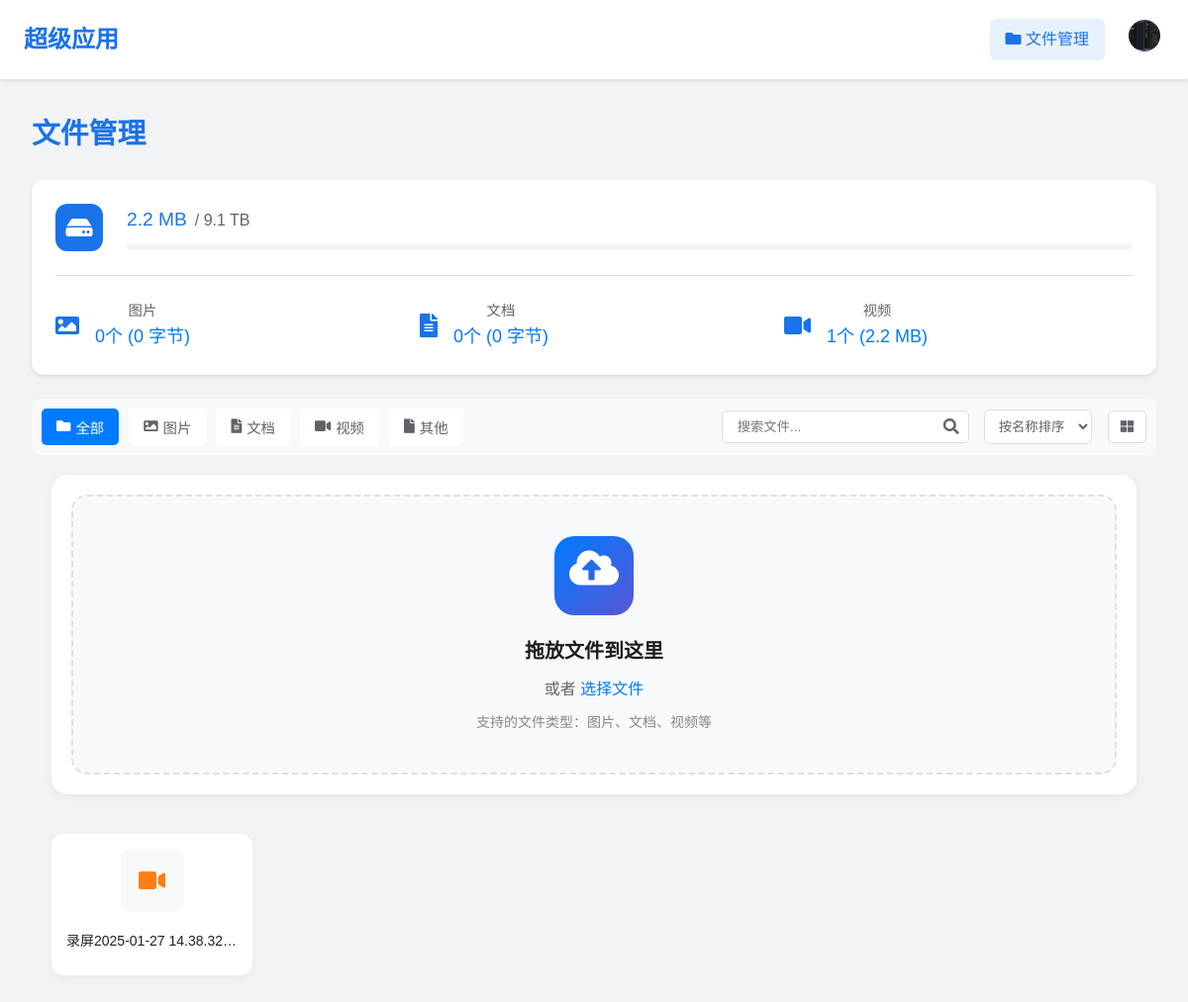
The page /files/ (signed in) on the database as committed earlier.
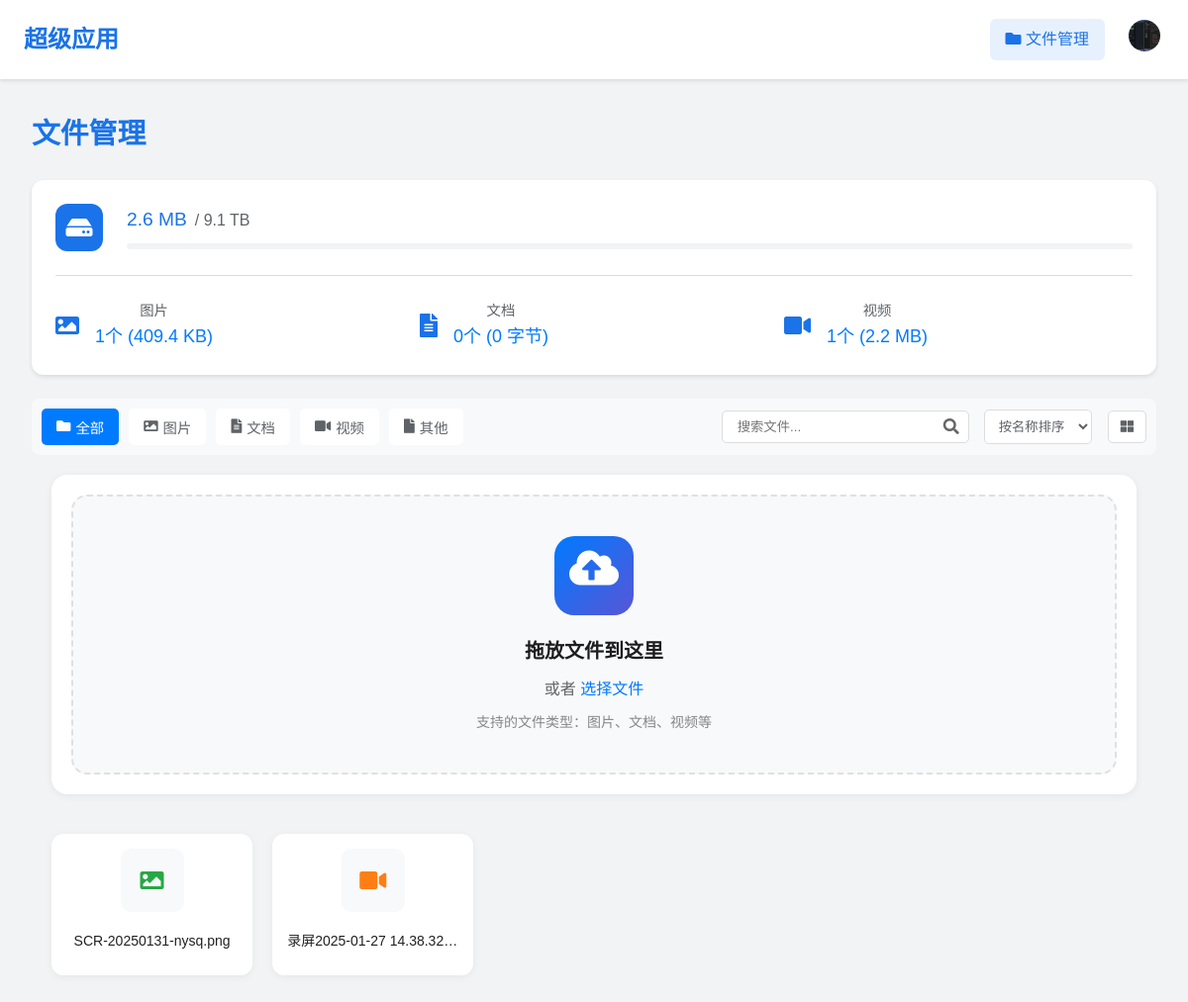
The same page on the database as committed later.
### accounts/models.py (models this page shows, shortened)
class CustomUser(AbstractUser):
    phone_number = models.CharField(
        '手机号码',
        max_length=11,
        unique=True,
        validators=[
            RegexValidator(
                regex=r'^1[3-9]\d{9}$',
                message='请输入有效的手机号码（11位数字，以1开头）'
            )
        ]
    )
    birthday = models.DateField('出生日期', null=True, blank=True)
    avatar = models.ImageField('头像', upload_to='avatars/', null=True, blank=True)
    real_name = models.CharField('真实姓名', max_length=50, blank=True)
    registration_ip = models.GenericIPAddressField(
        '注册IP',
        null=True,
        blank=True,
        help_text='用户注册时的IP地址'
    )
    USERNAME_FIELD = 'phone_number'
    REQUIRED_FIELDS = ['username']
    class Meta:
        verbose_name = '用户'
        verbose_name_plural = '用户'

### files/models.py (models this page shows, shortened)
class UserStorageQuota(models.Model):
    user = models.OneToOneField(
        settings.AUTH_USER_MODEL,
        on_delete=models.CASCADE,
        related_name='storage_quota'
    )
    max_storage = models.BigIntegerField(default=settings.MAX_USER_STORAGE)
    used_storage = models.BigIntegerField(default=0)
    def get_used_storage(self):
        return self.used_storage
    def get_readable_quota(self):
        def format_size(size):
            for unit in ['B', 'KB', 'MB', 'GB', 'TB']:
                if size < 1024.0:
                    return f"{size:.1f} {unit}"
                size /= 1024.0
            return f"{size:.1f} PB"
        return format_size(self.max_storage)
    def get_storage_usage_percent(self):
        if self.max_storage == 0:
            return 100
        return (self.used_storage / self.max_storage) * 100

class UserFile(models.Model):
    FILE_TYPES = (
        ('image', '图片'),
        ('document', '文档'),
        ('video', '视频'),
        ('other', '其他')
    )
    def get_upload_path(instance, filename):
        """为每个文件生成唯一的上传路径"""
        ext = os.path.splitext(filename)[1]
        unique_filename = f"{uuid.uuid4().hex}{ext}"
        return os.path.join('users', str(instance.user.id), instance.file_type, unique_filename)
    user = models.ForeignKey(settings.AUTH_USER_MODEL, on_delete=models.CASCADE, related_name='files')
    file = models.FileField(
        upload_to=get_upload_path,
    )
    file_type = models.CharField(max_length=20, choices=FILE_TYPES)
    original_name = models.CharField(max_length=255)
    file_size = models.BigIntegerField()
    uploaded_at = models.DateTimeField(auto_now_add=True)
    description = models.TextField(blank=True)
    is_public = models.BooleanField(default=False)
    class Meta:
        ordering = ['-uploaded_at']
        verbose_name = '用户文件'
        verbose_name_plural = '用户文件'
    def get_icon_class(self):
        icon_map = {
            'image': 'fa-image',
            'document': 'fa-file-alt',
            'video': 'fa-video',
            'other': 'fa-file'
        }
        return icon_map.get(self.file_type, 'fa-file')

### files/views.py (the view)
# urls.py: path('', FileListView.as_view(), name='file_list'),
class FileListView(LoginRequiredMixin, ListView):
    model = UserFile
    template_name = 'files/file_list.html'
    context_object_name = 'files'
    def get_queryset(self):
        return UserFile.objects.filter(user=self.request.user)
    def get_context_data(self, **kwargs):
        context = super().get_context_data(**kwargs)
        user_files = self.get_queryset()
        context['image_count'] = user_files.filter(file_type='image').count()
        context['document_count'] = user_files.filter(file_type='document').count()
        context['video_count'] = user_files.filter(file_type='video').count()
        context['image_size'] = user_files.filter(file_type='image').aggregate(Sum('file_size'))['file_size__sum'] or 0
        context['document_size'] = user_files.filter(file_type='document').aggregate(Sum('file_size'))['file_size__sum'] or 0
        context['video_size'] = user_files.filter(file_type='video').aggregate(Sum('file_size'))['file_size__sum'] or 0
        return context

### templates/files/file_list.html (shortened to what the changed rows need)
{% extends "base.html" %}
{% load static %}
{% block extra_css %}
<link href="https://cdnjs.cloudflare.com/ajax/libs/font-awesome/5.15.4/css/all.min.css" rel="stylesheet">
<link href="{% static 'css/file_manager.css' %}" rel="stylesheet">
{% endblock %}
{% block content %}
<div class="file-manager">
    <div class="file-header">
        <h1>文件管理</h1>
    </div>
    <div class="storage-info">
        <div class="storage-overview">
            <div class="storage-details">
                <div class="storage-text">
                    <span class="storage-used">{{ request.user.storage_quota.get_used_storage|filesizeformat }}</span>
                    <span class="storage-total">/ {{ request.user.storage_quota.get_readable_quota }}</span>
                </div>
            </div>
        </div>
        <div class="storage-stats">
            <div class="stat-item">
                <div class="stat-info">
                    <span class="stat-label">图片</span>
                    <span class="stat-value">{{ image_count }}个 ({{ image_size|filesizeformat }})</span>
                </div>
            </div>
        </div>
    </div>
    <div class="file-list">
        {% for file in files %}
        <div class="file-item" data-type="{{ file.file_type }}" data-date="{{ file.uploaded_at|date:'Y-m-d H:i' }}" data-size="{{ file.file_size }}">
            <div class="file-icon" data-type="{{ file.file_type }}" onclick="previewFile('{{ file.file.url }}', '{{ file.file_type }}', '{{ file.original_name|escapejs }}')">
                <i class="fas {{ file.get_icon_class }}"></i>
            </div>
            <div class="file-name" title="{{ file.original_name }}">{{ file.original_name }}</div>
        </div>
        {% empty %}
        <div class="no-files">
            <i class="fas fa-folder-open"></i>
            <p>还没有上传任何文件</p>
        </div>
        {% endfor %}
    </div>
</div>
{% endblock %}

### templates/base.html (shortened to what this page needs)
<!DOCTYPE html>
<html lang="zh">
<head>
    {% block extra_css %}{% endblock %}
</head>
<body>
    {% if user.is_authenticated %}
    <header class="nav-header">
        <div class="nav-container">
            <a href="{% url 'home' %}" class="nav-brand">超级应用</a>
            <nav class="nav-menu">
                <a href="{% url 'files:file_list' %}" class="nav-link {% if request.resolver_match.url_name == 'file_list' %}active{% endif %}">
                    <i class="fas fa-folder"></i> 文件管理
                </a>
                <div class="user-menu-container">
                    <div class="user-menu-trigger">
                        {% if user.avatar %}
                            <img src="{{ user.avatar.url }}" alt="头像" class="user-avatar">
                        {% else %}
                            <div class="user-avatar-placeholder">{{ user.username|first|upper }}</div>
                        {% endif %}
                    </div>
                </div>
            </nav>
        </div>
    </header>
    {% endif %}
    {% block content %}{% endblock %}
</body>
</html>

Rows that differ between the two databases and show on the page:
changed CustomUser "9.1 TB": user.storage_quota.get_used_storage|filesizeformat "2.2 MB" → "2.6 MB"
added UserFile: original_name "SCR-20250131-nysq.png"
Other text that changed with them:
{{ image_count }}: "0" → "1"
{{ image_size|filesizeformat }}: "0 字节" → "409.4 KB"
